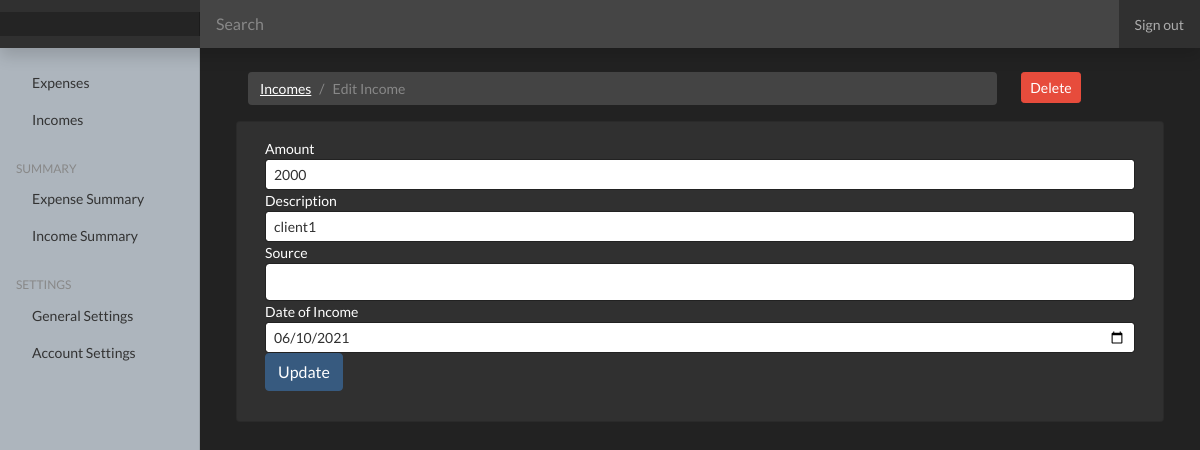
Page /income/edit-income/9 (signed in) on the committed database.
### userincome/models.py (models this page shows, shortened)
class UserIncome(models.Model):
    amount= models.IntegerField()
    date= models.DateTimeField(default=now, blank=True, null=True)
    description= models.TextField()
    owner= models.ForeignKey(to=User, on_delete=models.CASCADE)
    source= models.CharField(max_length=255)
    class Meta:
        ordering: ['-date']

### userincome/views.py (the view, shortened to what this page needs)
# urls.py: path('edit-income/<int:id>', views.edit_income, name='edit-income'),
@login_required(login_url='/authentication/login')
def edit_income(request, id):
    income = UserIncome.objects.get(pk=id)
    sources = Source.objects.all()
    context = {
        'income': income,
        'sources': sources,
        'values': income,
    }
    if request.method == 'GET':
        return render(request, 'income/edit_income.html', context)

### templates/income/edit_income.html (shortened to what this page needs)
{% extends 'base.html' %} {% block content %}
<div class="container mt-4">
<div class="row">
  <div class="col-md-10">
    <nav aria-label="breadcrumb">
      <ol class="breadcrumb">
        <li class="breadcrumb-item">
          <a href="{% url 'income'%}">Incomes</a>
        </li>
        <li class="breadcrumb-item active" aria-current="page">Edit Income</li>
      </ol>
    </nav>
    </div>
  <div class="col-md-2">
    <a href="{% url 'delete-income' income.id %}" class="btn btn-danger btn-sm">Delete</a>
    </div>
  <div class="card">
    <div class="card-body">
      <form action="{% url 'edit-income' income.id %}" method="post">
        <div class="form-group">
          <label for="">Amount</label>
          <input
            type="text"
            class="form-control form-control-sm"
            name="amount"
            value="{{values.amount}}"
          />
        </div>
        <div class="form-group">
          <label for="">Description</label>
          <input
            type="text"
            class="form-control form-control-sm"
            name="description"
            value="{{values.description}}"
          />
        </div>
        <div class="form-group">
                  <label for="">Source</label>
                  <select class="form-control" name="source">
                    <option selected name="source" value="{{values.source}}"
                      >{{values.source}}</option
                    >
          </select>
        </div>
        <div class="form-group">
          <label for="">Date of Income</label>
          <input
            value="{{values.date |date:'Y-m-d' }}"
            type="date"
            class="form-control form-control-sm"
            name="date"
          />
        </div>
        <input
          type="submit"
          value="Update"
          class="btn btn-primary btn-primary-sm"
        />
      </form>
    </div>
  </div>
</div>
{% endblock %}

### expenseswebsite/static/css/dashboard.css (style rules this page uses)
body { font-size: .875rem; }

### rows in the picture
UserIncome: amount "2000", description "client1", date "06/10/2021"
